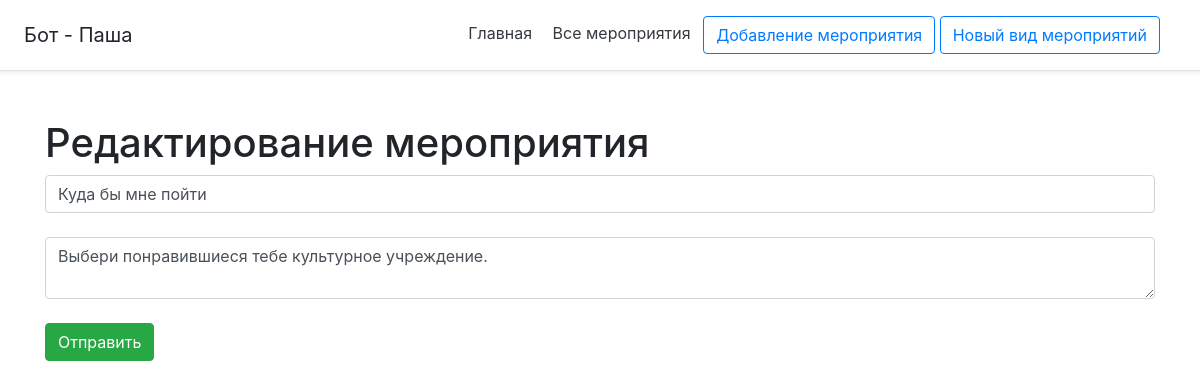
Screenshot of /event/109/update with the database file from the repository.
### db_utils/database.py (models this page shows, shortened)
class Menu(db.Model):
    __tablename__ = "menu"
    id = db.Column(db.Integer, primary_key=True)
    name = db.Column(db.String(120), default='default_name')
    text = db.Column(db.String(10000), default='default_text')
    added = db.Column(db.DateTime, default=datetime.datetime.utcnow())
    active = db.Column(db.Boolean, nullable=False, default=True)
    author_id = db.Column(db.Integer, nullable=False, default=0)
    tags = db.Column(db.String(5000), default='нет тегов')
    inheritances = db.relationship('Inheritances',
                                   primaryjoin="or_(Menu.id==Inheritances.menu_id_descendant, Menu.id==Inheritances.menu_id_ancestor)",
                                   lazy='dynamic')
    attachment = db.relationship('Attachment',
                                 primaryjoin="Menu.id==Attachment.menu_id",
                                 lazy='dynamic')

### flask_app.py (the view)
@app.route('/event/<int:id>/update', methods=['POST', 'GET'])
def update_event(id):
    event = Menu.query.get_or_404(id)
    if request.method == 'POST':
        event.name = request.form['name']
        event.text = request.form['text']
        try:
            db.session.commit()
            return redirect('/all_events')
        except Exception as error:
            return f'При редактировании статьи произошла ошибка: {str(error)}'
    else:
        return render_template('update_events.html', event=event)

### main/templates/update_events.html (shortened to what this page needs)
{% extends 'base.html' %}
{% block body %}
<div class="container mt-5">
    <h1>Редактирование мероприятия</h1>
    <form method="post">
        <input type="text" name="name" id="name" class="form-control" value="{{ event.name }}" placeholder="Введите название мероприятия"><br>
        <textarea name="text" id="text" class="form-control" placeholder="Введите описание мероприятия">{{ event.text }}</textarea><br>
        <input type="submit" class="btn btn-success" value="Отправить">
    </form>
</div>
{% endblock %}

### rows the page displays
Menu: name "Куда бы мне пойти", text "Выбери понравившиеся тебе культурное учреждение."
